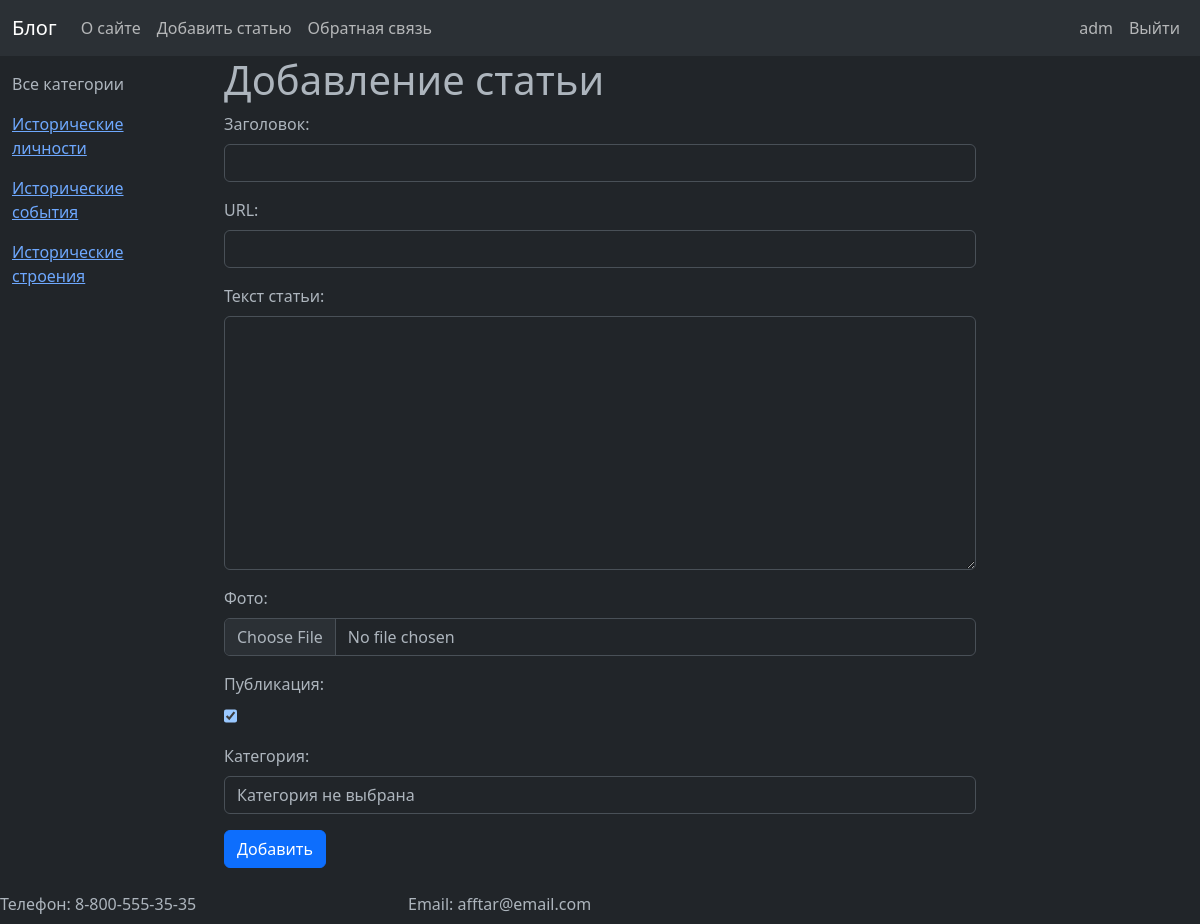
Screenshot of /addpage/ (signed in) with the database file from the repository.
### blog/models.py (models this page shows)
class Category(models.Model):
    name = models.CharField(max_length=100, db_index=True, verbose_name='Категория')
    slug = models.SlugField(max_length=255, unique=True, db_index=True, verbose_name='URL')
    def __str__(self):
        return self.name
    def get_absolute_url(self):
        return reverse('category', kwargs={'cat_slug': self.slug})
    class Meta:
        verbose_name = 'Категория'
        verbose_name_plural = 'Категории'
        ordering = ('id',)

### blog/views.py (the view)
# urls.py: path('addpage/', AddPage.as_view(), name='add_page'),
class AddPage(DataMixin, LoginRequiredMixin, CreateView):
    form_class = AddPostForm
    template_name = 'blog/addpage.html'
    login_url = reverse_lazy('home')
    def get_context_data(self, *, object_list=None, **kwargs):
        context = super().get_context_data(**kwargs)
        c_def = self.get_user_context(title='Добавление статьи')
        return dict(list(context.items()) + list(c_def.items()))

### blog/forms.py (shortened to what this page needs)
class AddPostForm(forms.ModelForm):
    def __init__(self, *args, **kwargs):
        super().__init__(*args, **kwargs)
        self.fields['cat'].empty_label = 'Категория не выбрана'
    class Meta:
        model = Blog
        fields = ['title', 'slug', 'content', 'photo', 'is_published', 'cat']
        widgets = {
            'title': forms.TextInput(attrs={'class': 'form-control'}),
            'slug': forms.TextInput(attrs={'class': 'form-control'}),
            'content': forms.Textarea(attrs={'cols': 60, 'rows': 10, 'class': 'form-control'}),
            'photo': forms.FileInput(attrs={'class': 'form-control'}),
            'is_published': forms.CheckboxInput(attrs={'class': 'form-check'}),
            'cat': forms.Select(attrs={'class': 'form-control'})
        }

### blog/utils.py (called while the page is built)
    def get_user_context(self, **kwargs):
        context = kwargs
        cats = cache.get('cats')
        if not cats:
            cats = Category.objects.annotate(Count('blog'))
            cache.set('cats', cats, 60)
        user_menu = menu.copy()
        if not self.request.user.is_authenticated:
            user_menu.pop(1)
        context['menu'] = user_menu
        context['cats'] = cats
        if 'cat_selected' not in context:
            context['cat_selected'] = 0
        return context

### blog/templates/blog/addpage.html (shortened to what this page needs)
{% extends 'blog/base.html' %}
{% block content %}
<h1>{{title}}</h1>
<form action="{% url 'add_page' %}" method="post" enctype="multipart/form-data">
{% for f in form %}
<p><label class="form-label" for="{{ f.id_for_label }}">{{f.label}}: </label>{{ f }}</p>
{% endfor %}
    <button type="submit" class="btn btn-primary">Добавить</button>
</form>
{% endblock %}

### blog/templates/blog/base.html (shortened to what this page needs)
<!DOCTYPE html>
{% load static %}
{% load blog_tags %}
<html data-bs-theme="dark" lang="en">
<head>
    <link type="text/css" href="{% static 'blog/css/styles.css' %}" rel="stylesheet" />
</head>
<header>
{% block mainmenu %}
<nav class="navbar navbar-expand-lg bg-body-tertiary" data-bs-theme="dark">
  <div class="container-fluid">
    <a class="navbar-brand" href="/">Блог</a>
    <div class="collapse navbar-collapse" id="navbarSupportedContent">
        <ul class="navbar-nav me-auto mb-2 mb-lg-0">
          {% for m in menu %}
            <li class="nav-item">
                <a class="nav-link" href="{% url m.url_name %}">{{ m.title }}</a>
            </li>
          {% endfor %}
            </ul>
            <ul class="navbar-nav mb-2 mb-lg-0">
            {% if request.user.is_authenticated %}
            <li class="nav-item">
              <a class="nav-link" href="{% url 'userpage' %}">{{user.username}}</a>
            </li>
            <li class="nav-item">
              <a class="nav-link" href="{% url 'logout' %}">Выйти</a>
            </li>
          {% endif %}
        </ul>
    </div>
  </div>
</nav>
{% endblock mainmenu %}
</header>
<body>
<div class="container-fluid ">
  <div class="row align-items-start">
      {% block sidebar %}
      <div class="col-2">
        <aside class="bd-sidebar">
            <div class="offcanvas-lg offcanvas-start" tabindex="-1" id="bdSidebar" aria-labelledby="bdSidebarOffcanvasLabel">
               <div class="offcanvas-body">
                <nav class="bd-links w-100" id="bd-docs-nav" aria-label="Docs navigation">
                <ul class="bd-links-nav list-unstyled mb-0 pb-3 pb-md-2 pe-lg-2">
                {% if cat_selected == 0 %}
                   <li class="selected">Все категории</li>
                {% else %}
                   <li><a href="{% url 'home' %}" class="bd-links-link d-inline-block rounded">Все категории</a></li>
                {% endif %}
                {% for c in cats %}
                  {% if c.blog__count > 0 %}
                      {% if c.pk == cat_selected %}
                        <li class="bd-links-link d-inline-block rounded">{{c.name}}</li>
                      {% else %}
                        <li><a href="{{ c.get_absolute_url }}" class="bd-links-link d-inline-block rounded">{{c.name}}</a></li>
                      {% endif %}
                  {% endif %}
                {% endfor %}
                </ul>
                </nav>
               </div>
           </div>
        </aside>
        {% endblock sidebar %}
      </div>
      <div class="col-8">
	    <div class="container-fluid">
            {% block content %}
            {% endblock %}
	    </div>
      </div>
  </div>
</div>
</body>
<footer class="bd-footer py-2 y-md-3 mt-35 bg-body-tertiar">
    <div class="row">
  <div class="col-4">
    <a class="navbar-brand" href="#">Телефон: 8-800-555-35-35</a>
  </div>
  <div class="col">
    <a class="navbar-brand" href="#">Email: afftar@email.com</a>
  </div>
        </div>
</footer>
</html>

### rows the page displays
Category: name "Исторические личности"
Category: name "Исторические события"
Category: name "Исторические строения"

### other values shown
{{ m.title }} "О сайте" "Добавить статью" "Обратная связь"
{{ user.username }} "adm"
{{ title }} "Добавление статьи"
{{ f.label }} "Заголовок" "URL" "Текст статьи" "Фото" "Публикация" "Категория"
